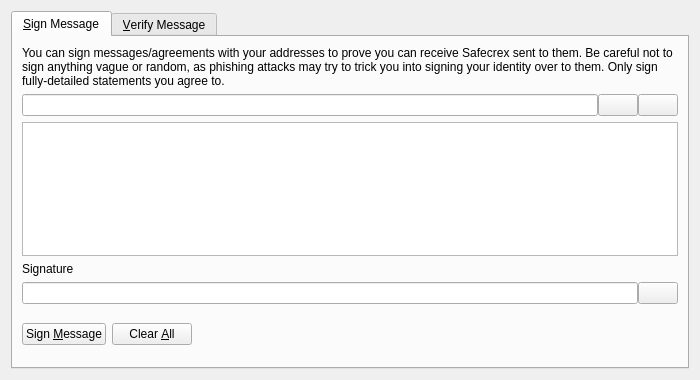
<?xml version="1.0" encoding="UTF-8"?>
<ui version="4.0">
 <class>SignVerifyMessageDialog</class>
 <widget class="QDialog" name="SignVerifyMessageDialog">
  <property name="geometry">
   <rect>
    <x>0</x>
    <y>0</y>
    <width>700</width>
    <height>380</height>
   </rect>
  </property>
  <property name="windowTitle">
   <string>Signatures - Sign / Verify a Message</string>
  </property>
  <property name="modal">
   <bool>true</bool>
  </property>
  <layout class="QVBoxLayout" name="verticalLayout">
   <item>
    <widget class="QTabWidget" name="tabWidget">
     <property name="currentIndex">
      <number>0</number>
     </property>
     <widget class="QWidget" name="tabSignMessage">
      <attribute name="title">
       <string>&amp;Sign Message</string>
      </attribute>
      <layout class="QVBoxLayout" name="verticalLayout_SM">
       <item>
        <widget class="QLabel" name="infoLabel_SM">
         <property name="text">
          <string>You can sign messages/agreements with your addresses to prove you can receive Safecrex sent to them. Be careful not to sign anything vague or random, as phishing attacks may try to trick you into signing your identity over to them. Only sign fully-detailed statements you agree to.</string>
         </property>
         <property name="textFormat">
          <enum>Qt::PlainText</enum>
         </property>
         <property name="wordWrap">
          <bool>true</bool>
         </property>
        </widget>
       </item>
       <item>
        <layout class="QHBoxLayout" name="horizontalLayout_1_SM">
         <property name="spacing">
          <number>0</number>
         </property>
         <item>
          <widget class="QValidatedLineEdit" name="addressIn_SM">
           <property name="toolTip">
            <string>The Safecrex address to sign the message with</string>
           </property>
          </widget>
         </item>
         <item>
          <widget class="QPushButton" name="addressBookButton_SM">
           <property name="toolTip">
            <string>Choose previously used address</string>
           </property>
           <property name="text">
            <string/>
           </property>
           <property name="shortcut">
            <string>Alt+A</string>
           </property>
           <property name="autoDefault">
            <bool>false</bool>
           </property>
          </widget>
         </item>
         <item>
          <widget class="QPushButton" name="pasteButton_SM">
           <property name="toolTip">
            <string>Paste address from clipboard</string>
           </property>
           <property name="text">
            <string/>
           </property>
           <property name="shortcut">
            <string>Alt+P</string>
           </property>
           <property name="autoDefault">
            <bool>false</bool>
           </property>
          </widget>
         </item>
        </layout>
       </item>
       <item>
        <widget class="QPlainTextEdit" name="messageIn_SM">
         <property name="toolTip">
          <string>Enter the message you want to sign here</string>
         </property>
        </widget>
       </item>
       <item>
        <widget class="QLabel" name="signatureLabel_SM">
         <property name="text">
          <string>Signature</string>
         </property>
         <property name="textFormat">
          <enum>Qt::PlainText</enum>
         </property>
        </widget>
       </item>
       <item>
        <layout class="QHBoxLayout" name="horizontalLayout_2_SM">
         <property name="spacing">
          <number>0</number>
         </property>
         <item>
          <widget class="QLineEdit" name="signatureOut_SM">
           <property name="font">
            <font>
             <italic>true</italic>
            </font>
           </property>
           <property name="readOnly">
            <bool>true</bool>
           </property>
          </widget>
         </item>
         <item>
          <widget class="QPushButton" name="copySignatureButton_SM">
           <property name="toolTip">
            <string>Copy the current signature to the system clipboard</string>
           </property>
           <property name="text">
            <string/>
           </property>
           <property name="autoDefault">
            <bool>false</bool>
           </property>
          </widget>
         </item>
        </layout>
       </item>
       <item>
        <layout class="QHBoxLayout" name="horizontalLayout_3_SM">
         <item>
          <widget class="QPushButton" name="signMessageButton_SM">
           <property name="toolTip">
            <string>Sign the message to prove you own this Safecrex address</string>
           </property>
           <property name="text">
            <string>Sign &amp;Message</string>
           </property>
           <property name="autoDefault">
            <bool>false</bool>
           </property>
          </widget>
         </item>
         <item>
          <widget class="QPushButton" name="clearButton_SM">
           <property name="toolTip">
            <string>Reset all sign message fields</string>
           </property>
           <property name="text">
            <string>Clear &amp;All</string>
           </property>
           <property name="autoDefault">
            <bool>false</bool>
           </property>
          </widget>
         </item>
         <item>
          <spacer name="horizontalSpacer_1_SM">
           <property name="orientation">
            <enum>Qt::Horizontal</enum>
           </property>
           <property name="sizeHint" stdset="0">
            <size>
             <width>40</width>
             <height>48</height>
            </size>
           </property>
          </spacer>
         </item>
         <item>
          <widget class="QLabel" name="statusLabel_SM">
           <property name="font">
            <font>
             <weight>75</weight>
             <bold>true</bold>
            </font>
           </property>
           <property name="text">
            <string/>
           </property>
           <property name="wordWrap">
            <bool>true</bool>
           </property>
          </widget>
         </item>
         <item>
          <spacer name="horizontalSpacer_2_SM">
           <property name="orientation">
            <enum>Qt::Horizontal</enum>
           </property>
           <property name="sizeHint" stdset="0">
            <size>
             <width>40</width>
             <height>48</height>
            </size>
           </property>
          </spacer>
         </item>
        </layout>
       </item>
      </layout>
     </widget>
     <widget class="QWidget" name="tabVerifyMessage">
      <attribute name="title">
       <string>&amp;Verify Message</string>
      </attribute>
      <layout class="QVBoxLayout" name="verticalLayout_VM">
       <item>
        <widget class="QLabel" name="infoLabel_VM">
         <property name="text">
          <string>Enter the receiver's address, message (ensure you copy line breaks, spaces, tabs, etc. exactly) and signature below to verify the message. Be careful not to read more into the signature than what is in the signed message itself, to avoid being tricked by a man-in-the-middle attack. Note that this only proves the signing party receives with the address, it cannot prove sendership of any transaction!</string>
         </property>
         <property name="textFormat">
          <enum>Qt::PlainText</enum>
         </property>
         <property name="alignment">
          <set>Qt::AlignLeading|Qt::AlignLeft|Qt::AlignTop</set>
         </property>
         <property name="wordWrap">
          <bool>true</bool>
         </property>
        </widget>
       </item>
       <item>
        <layout class="QHBoxLayout" name="horizontalLayout_1_VM">
         <property name="spacing">
          <number>0</number>
         </property>
         <item>
          <widget class="QValidatedLineEdit" name="addressIn_VM">
           <property name="toolTip">
            <string>The Safecrex address the message was signed with</string>
           </property>
          </widget>
         </item>
         <item>
          <widget class="QPushButton" name="addressBookButton_VM">
           <property name="toolTip">
            <string>Choose previously used address</string>
           </property>
           <property name="text">
            <string/>
           </property>
           <property name="shortcut">
            <string>Alt+A</string>
           </property>
           <property name="autoDefault">
            <bool>false</bool>
           </property>
          </widget>
         </item>
        </layout>
       </item>
       <item>
        <widget class="QPlainTextEdit" name="messageIn_VM"/>
       </item>
       <item>
        <widget class="QValidatedLineEdit" name="signatureIn_VM"/>
       </item>
       <item>
        <layout class="QHBoxLayout" name="horizontalLayout_2_VM">
         <item>
          <widget class="QPushButton" name="verifyMessageButton_VM">
           <property name="toolTip">
            <string>Verify the message to ensure it was signed with the specified Safecrex address</string>
           </property>
           <property name="text">
            <string>Verify &amp;Message</string>
           </property>
           <property name="autoDefault">
            <bool>false</bool>
           </property>
          </widget>
         </item>
         <item>
          <widget class="QPushButton" name="clearButton_VM">
           <property name="toolTip">
            <string>Reset all verify message fields</string>
           </property>
           <property name="text">
            <string>Clear &amp;All</string>
           </property>
           <property name="autoDefault">
            <bool>false</bool>
           </property>
          </widget>
         </item>
         <item>
          <spacer name="horizontalSpacer_1_VM">
           <property name="orientation">
            <enum>Qt::Horizontal</enum>
           </property>
           <property name="sizeHint" stdset="0">
            <size>
             <width>40</width>
             <height>48</height>
            </size>
           </property>
          </spacer>
         </item>
         <item>
          <widget class="QLabel" name="statusLabel_VM">
           <property name="font">
            <font>
             <weight>75</weight>
             <bold>true</bold>
            </font>
           </property>
           <property name="text">
            <string/>
           </property>
           <property name="wordWrap">
            <bool>true</bool>
           </property>
          </widget>
         </item>
         <item>
          <spacer name="horizontalSpacer_2_VM">
           <property name="orientation">
            <enum>Qt::Horizontal</enum>
           </property>
           <property name="sizeHint" stdset="0">
            <size>
             <width>40</width>
             <height>48</height>
            </size>
           </property>
          </spacer>
         </item>
        </layout>
       </item>
      </layout>
     </widget>
    </widget>
   </item>
  </layout>
 </widget>
 <customwidgets>
  <customwidget>
   <class>QValidatedLineEdit</class>
   <extends>QLineEdit</extends>
   <header>qvalidatedlineedit.h</header>
  </customwidget>
 </customwidgets>
 <resources>
  <include location="../safecrex.qrc"/>
 </resources>
 <connections/>
</ui>
